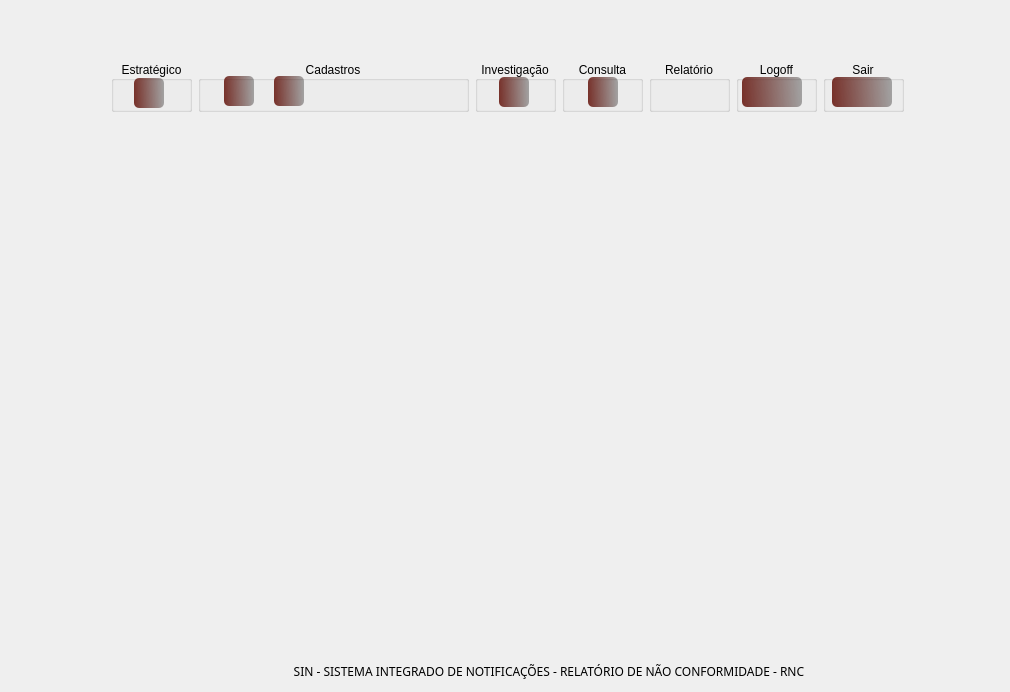
     <widget class="QWidget" name="page_8">
      <widget class="QWidget" name="layoutWidget">
       <property name="geometry">
        <rect>
         <x>111</x>
         <y>60</y>
         <width>795</width>
         <height>53</height>
        </rect>
       </property>
       <layout class="QHBoxLayout" name="horizontalLayout_30">
        <item>
         <widget class="QGroupBox" name="groupBox_129">
          <property name="minimumSize">
           <size>
            <width>81</width>
            <height>51</height>
           </size>
          </property>
          <property name="maximumSize">
           <size>
            <width>81</width>
            <height>51</height>
           </size>
          </property>
          <property name="title">
           <string>Estratégico</string>
          </property>
          <property name="alignment">
           <set>Qt::AlignCenter</set>
          </property>
          <widget class="QPushButton" name="btn_dashboard_rnc">
           <property name="enabled">
            <bool>true</bool>
           </property>
           <property name="geometry">
            <rect>
             <x>23</x>
             <y>17</y>
             <width>30</width>
             <height>30</height>
            </rect>
           </property>
           <property name="minimumSize">
            <size>
             <width>30</width>
             <height>30</height>
            </size>
           </property>
           <property name="maximumSize">
            <size>
             <width>30</width>
             <height>30</height>
            </size>
           </property>
           <property name="font">
            <font>
             <family>Reem Kufi</family>
             <bold>false</bold>
            </font>
           </property>
           <property name="toolTip">
            <string>&lt;html&gt;&lt;head/&gt;&lt;body&gt;&lt;p align=&quot;center&quot;&gt;&lt;span style=&quot; font-size:7pt;&quot;&gt;GERENCIAMENTO DE INFORMAÇÕES&lt;/span&gt;&lt;/p&gt;&lt;/body&gt;&lt;/html&gt;</string>
           </property>
           <property name="statusTip">
            <string/>
           </property>
           <property name="styleSheet">
            <string notr="true">QPushButton#btn_dashboard_rnc{
	background-color: qlineargradient(spread:pad, x1:0, y1:0.505682, x2:1, y2:0.477, stop:0 rgba(100, 19,11, 219), stop:1 rgba(0, 0, 0, 80));
	color:rgba(255, 255, 255, 210);
	border-radius: 5px;
}
QPushButton#btn_dashboard_rnc:hover{
	background-color: qlineargradient(spread:pad, x1:0, y1:0.505682,x2:1,y2:0.477, stop:0 rgba(150, 123, 111, 219), stop:1 rgba(85, 81, 84, 226));
}
QPushButton#btn_dashboard_rnc:pressed{
	padding-left:5px;
	padding -top:5px;
	background-color:rgba(150, 123, 111, 255);
}</string>
           </property>
           <property name="text">
            <string extracomment="Dashboard"/>
           </property>
           <property name="icon">
            <iconset resource="../FNEA/image/Icones/Outros.qrc">
             <normaloff>:/Imagem/dashboard (1).png</normaloff>:/Imagem/dashboard (1).png</iconset>
           </property>
           <property name="iconSize">
            <size>
             <width>24</width>
             <height>24</height>
            </size>
           </property>
          </widget>
         </widget>
        </item>
        <item>
         <widget class="QGroupBox" name="groupBox_123">
          <property name="minimumSize">
           <size>
            <width>271</width>
            <height>51</height>
           </size>
          </property>
          <property name="maximumSize">
           <size>
            <width>271</width>
            <height>51</height>
           </size>
          </property>
          <property name="title">
           <string>Cadastros</string>
          </property>
          <property name="alignment">
           <set>Qt::AlignCenter</set>
          </property>
          <widget class="QPushButton" name="btn_rnc_2">
           <property name="enabled">
            <bool>true</bool>
           </property>
           <property name="geometry">
            <rect>
             <x>26</x>
             <y>15</y>
             <width>30</width>
             <height>30</height>
            </rect>
           </property>
           <property name="minimumSize">
            <size>
             <width>30</width>
             <height>30</height>
            </size>
           </property>
           <property name="maximumSize">
            <size>
             <width>30</width>
             <height>30</height>
            </size>
           </property>
           <property name="font">
            <font>
             <family>Reem Kufi</family>
             <pointsize>8</pointsize>
             <bold>false</bold>
            </font>
           </property>
           <property name="toolTip">
            <string>&lt;html&gt;&lt;head/&gt;&lt;body&gt;&lt;p align=&quot;center&quot;&gt;&lt;span style=&quot; font-size:7pt;&quot;&gt;FORMULÁRIO DE NOTIFICAÇÃO&lt;/span&gt;&lt;/p&gt;&lt;/body&gt;&lt;/html&gt;</string>
           </property>
           <property name="styleSheet">
            <string notr="true">QPushButton#btn_rnc_2{
	background-color: qlineargradient(spread:pad, x1:0, y1:0.505682, x2:1, y2:0.477, stop:0 rgba(100, 19,11, 219), stop:1 rgba(0, 0, 0, 80));
	color:rgba(255, 255, 255, 210);
	border-radius: 5px;
}
QPushButton#btn_rnc_2:hover{
	background-color: qlineargradient(spread:pad, x1:0, y1:0.505682,x2:1,y2:0.477, stop:0 rgba(150, 123, 111, 219), stop:1 rgba(85, 81, 84, 226));
}
QPushButton#btn_rnc_2:pressed{
	padding-left:5px;
	padding -top:5px;
	background-color:rgba(150, 123, 111, 255);
}</string>
           </property>
           <property name="text">
            <string/>
           </property>
           <property name="icon">
            <iconset resource="../FNEA/image/Icones/Outros.qrc">
             <normaloff>:/Imagem/registro-online.png</normaloff>:/Imagem/registro-online.png</iconset>
           </property>
           <property name="iconSize">
            <size>
             <width>24</width>
             <height>24</height>
            </size>
           </property>
          </widget>
          <widget class="QPushButton" name="btn_user_rnc">
           <property name="enabled">
            <bool>true</bool>
           </property>
           <property name="geometry">
            <rect>
             <x>76</x>
             <y>15</y>
             <width>30</width>
             <height>30</height>
            </rect>
           </property>
           <property name="minimumSize">
            <size>
             <width>30</width>
             <height>30</height>
            </size>
           </property>
           <property name="maximumSize">
            <size>
             <width>30</width>
             <height>30</height>
            </size>
           </property>
           <property name="font">
            <font>
             <family>Reem Kufi</family>
             <pointsize>8</pointsize>
             <bold>false</bold>
            </font>
           </property>
           <property name="styleSheet">
            <string notr="true">QPushButton#btn_user_rnc{
	background-color: qlineargradient(spread:pad, x1:0, y1:0.505682, x2:1, y2:0.477, stop:0 rgba(100, 19,11, 219), stop:1 rgba(0, 0, 0, 80));
	color:rgba(255, 255, 255, 210);
	border-radius: 5px;
}
QPushButton#btn_user_rnc:hover{
	background-color: qlineargradient(spread:pad, x1:0, y1:0.505682,x2:1,y2:0.477, stop:0 rgba(150, 123, 111, 219), stop:1 rgba(85, 81, 84, 226));
}
QPushButton#btn_user_rnc:pressed{
	padding-left:5px;
	padding -top:5px;
	background-color:rgba(150, 123, 111, 255);
}</string>
           </property>
           <property name="text">
            <string/>
           </property>
           <property name="icon">
            <iconset resource="../FNEA/image/Icones/Outros.qrc">
             <normaloff>:/Imagem/password.png</normaloff>:/Imagem/password.png</iconset>
           </property>
           <property name="iconSize">
            <size>
             <width>24</width>
             <height>24</height>
            </size>
           </property>
          </widget>
         </widget>
        </item>
        <item>
         <widget class="QGroupBox" name="groupBox_124">
          <property name="minimumSize">
           <size>
            <width>81</width>
            <height>51</height>
           </size>
          </property>
          <property name="maximumSize">
           <size>
            <width>81</width>
            <height>51</height>
           </size>
          </property>
          <property name="title">
           <string>Investigação</string>
          </property>
          <property name="alignment">
           <set>Qt::AlignCenter</set>
          </property>
          <widget class="QPushButton" name="btn_tratativa">
           <property name="enabled">
            <bool>true</bool>
           </property>
           <property name="geometry">
            <rect>
             <x>24</x>
             <y>16</y>
             <width>30</width>
             <height>30</height>
            </rect>
           </property>
           <property name="minimumSize">
            <size>
             <width>30</width>
             <height>30</height>
            </size>
           </property>
           <property name="maximumSize">
            <size>
             <width>30</width>
             <height>30</height>
            </size>
           </property>
           <property name="font">
            <font>
             <family>Reem Kufi</family>
             <pointsize>8</pointsize>
             <bold>false</bold>
            </font>
           </property>
           <property name="toolTip">
            <string>&lt;html&gt;&lt;head/&gt;&lt;body&gt;&lt;p align=&quot;center&quot;&gt;&lt;span style=&quot; font-size:7pt;&quot;&gt;FORMULÁRIO DE INVESTIGAÇÃO&lt;/span&gt;&lt;/p&gt;&lt;/body&gt;&lt;/html&gt;</string>
           </property>
           <property name="styleSheet">
            <string notr="true">QPushButton#btn_tratativa{
	background-color: qlineargradient(spread:pad, x1:0, y1:0.505682, x2:1, y2:0.477, stop:0 rgba(100, 19,11, 219), stop:1 rgba(0, 0, 0, 80));
	color:rgba(255, 255, 255, 210);
	border-radius: 5px;
}
QPushButton#btn_tratativa:hover{
	background-color: qlineargradient(spread:pad, x1:0, y1:0.505682,x2:1,y2:0.477, stop:0 rgba(150, 123, 111, 219), stop:1 rgba(85, 81, 84, 226));
}
QPushButton#btn_tratativa:pressed{
	padding-left:5px;
	padding -top:5px;
	background-color:rgba(150, 123, 111, 255);
}</string>
           </property>
           <property name="text">
            <string/>
           </property>
           <property name="icon">
            <iconset resource="../FNEA/image/Icones/Outros.qrc">
             <normaloff>:/Imagem/investigacao.png</normaloff>:/Imagem/investigacao.png</iconset>
           </property>
           <property name="iconSize">
            <size>
             <width>24</width>
             <height>24</height>
            </size>
           </property>
           <property name="default">
            <bool>false</bool>
           </property>
          </widget>
         </widget>
        </item>
        <item>
         <widget class="QGroupBox" name="groupBox_127">
          <property name="minimumSize">
           <size>
            <width>81</width>
            <height>51</height>
           </size>
          </property>
          <property name="maximumSize">
           <size>
            <width>81</width>
            <height>51</height>
           </size>
          </property>
          <property name="title">
           <string>Consulta</string>
          </property>
          <property name="alignment">
           <set>Qt::AlignCenter</set>
          </property>
          <widget class="QPushButton" name="btn_consultar_2">
           <property name="enabled">
            <bool>true</bool>
           </property>
           <property name="geometry">
            <rect>
             <x>26</x>
             <y>16</y>
             <width>30</width>
             <height>30</height>
            </rect>
           </property>
           <property name="minimumSize">
            <size>
             <width>30</width>
             <height>30</height>
            </size>
           </property>
           <property name="maximumSize">
            <size>
             <width>30</width>
             <height>30</height>
            </size>
           </property>
           <property name="font">
            <font>
             <family>Reem Kufi</family>
             <pointsize>8</pointsize>
             <bold>false</bold>
            </font>
           </property>
           <property name="toolTip">
            <string>&lt;html&gt;&lt;head/&gt;&lt;body&gt;&lt;p align=&quot;center&quot;&gt;&lt;span style=&quot; font-size:7pt;&quot;&gt;CONSULTA DE NOTIFICAÇÃO&lt;/span&gt;&lt;/p&gt;&lt;/body&gt;&lt;/html&gt;</string>
           </property>
           <property name="styleSheet">
            <string notr="true">QPushButton#btn_consultar_2{
	background-color: qlineargradient(spread:pad, x1:0, y1:0.505682, x2:1, y2:0.477, stop:0 rgba(100, 19,11, 219), stop:1 rgba(0, 0, 0, 80));
	color:rgba(255, 255, 255, 210);
	border-radius: 5px;
}
QPushButton#btn_consultar_2:hover{
	background-color: qlineargradient(spread:pad, x1:0, y1:0.505682,x2:1,y2:0.477, stop:0 rgba(150, 123, 111, 219), stop:1 rgba(85, 81, 84, 226));
}
QPushButton#btn_consultar_2:pressed{
	padding-left:5px;
	padding -top:5px;
	background-color:rgba(150, 123, 111, 255);
}</string>
           </property>
           <property name="text">
            <string/>
           </property>
           <property name="icon">
            <iconset resource="../FNEA/image/Icones/Outros.qrc">
             <normaloff>:/Imagem/pesquisa-de-dados (1).png</normaloff>:/Imagem/pesquisa-de-dados (1).png</iconset>
           </property>
           <property name="iconSize">
            <size>
             <width>24</width>
             <height>24</height>
            </size>
           </property>
          </widget>
         </widget>
        </item>
        <item>
         <widget class="QGroupBox" name="groupBox_125">
          <property name="minimumSize">
           <size>
            <width>81</width>
            <height>51</height>
           </size>
          </property>
          <property name="maximumSize">
           <size>
            <width>81</width>
            <height>51</height>
           </size>
          </property>
          <property name="title">
           <string>Relatório</string>
          </property>
          <property name="alignment">
           <set>Qt::AlignCenter</set>
          </property>
         </widget>
        </item>
        <item>
         <widget class="QGroupBox" name="groupBox_128">
          <property name="minimumSize">
           <size>
            <width>81</width>
            <height>51</height>
           </size>
          </property>
          <property name="maximumSize">
           <size>
            <width>81</width>
            <height>51</height>
           </size>
          </property>
          <property name="title">
           <string>Logoff</string>
          </property>
          <property name="alignment">
           <set>Qt::AlignCenter</set>
          </property>
          <widget class="QPushButton" name="btn_logoff_rnc">
           <property name="geometry">
            <rect>
             <x>6</x>
             <y>16</y>
             <width>60</width>
             <height>30</height>
            </rect>
           </property>
           <property name="minimumSize">
            <size>
             <width>60</width>
             <height>30</height>
            </size>
           </property>
           <property name="maximumSize">
            <size>
             <width>60</width>
             <height>30</height>
            </size>
           </property>
           <property name="font">
            <font>
             <family>Reem Kufi</family>
             <pointsize>8</pointsize>
             <bold>false</bold>
            </font>
           </property>
           <property name="styleSheet">
            <string notr="true">QPushButton#btn_logoff_rnc{
	background-color: qlineargradient(spread:pad, x1:0, y1:0.505682, x2:1, y2:0.477, stop:0 rgba(100, 19,11, 219), stop:1 rgba(0, 0, 0, 80));
	color:rgba(255, 255, 255, 210);
	border-radius: 5px;
}
QPushButton#btn_logoff_rnc:hover{
	background-color: qlineargradient(spread:pad, x1:0, y1:0.505682,x2:1,y2:0.477, stop:0 rgba(150, 123, 111, 219), stop:1 rgba(85, 81, 84, 226));
}
QPushButton#btn_logoff_rnc:pressed{
	padding-left:5px;
	padding -top:5px;
	background-color:rgba(150, 123, 111, 255);
}</string>
           </property>
           <property name="text">
            <string/>
           </property>
           <property name="icon">
            <iconset resource="../FNEA/image/Icones/Outros.qrc">
             <normaloff>:/Imagem/check-out.png</normaloff>:/Imagem/check-out.png</iconset>
           </property>
           <property name="iconSize">
            <size>
             <width>24</width>
             <height>24</height>
            </size>
           </property>
          </widget>
         </widget>
        </item>
        <item>
         <widget class="QGroupBox" name="groupBox_126">
          <property name="minimumSize">
           <size>
            <width>81</width>
            <height>51</height>
           </size>
          </property>
          <property name="maximumSize">
           <size>
            <width>81</width>
            <height>51</height>
           </size>
          </property>
          <property name="title">
           <string>Sair</string>
          </property>
          <property name="alignment">
           <set>Qt::AlignCenter</set>
          </property>
          <widget class="QPushButton" name="btn_sairApp_2">
           <property name="geometry">
            <rect>
             <x>9</x>
             <y>16</y>
             <width>60</width>
             <height>30</height>
            </rect>
           </property>
           <property name="minimumSize">
            <size>
             <width>60</width>
             <height>30</height>
            </size>
           </property>
           <property name="maximumSize">
            <size>
             <width>60</width>
             <height>30</height>
            </size>
           </property>
           <property name="font">
            <font>
             <family>Reem Kufi</family>
             <pointsize>8</pointsize>
             <bold>false</bold>
            </font>
           </property>
           <property name="styleSheet">
            <string notr="true">QPushButton#btn_sairApp_2{
	background-color: qlineargradient(spread:pad, x1:0, y1:0.505682, x2:1, y2:0.477, stop:0 rgba(100, 19,11, 219), stop:1 rgba(0, 0, 0, 80));
	color:rgba(255, 255, 255, 210);
	border-radius: 5px;
}
QPushButton#btn_sairApp_2:hover{
	background-color: qlineargradient(spread:pad, x1:0, y1:0.505682,x2:1,y2:0.477, stop:0 rgba(150, 123, 111, 219), stop:1 rgba(85, 81, 84, 226));
}
QPushButton#btn_sairApp_2:pressed{
	padding-left:5px;
	padding -top:5px;
	background-color:rgba(150, 123, 111, 255);
}</string>
           </property>
           <property name="text">
            <string/>
           </property>
           <property name="icon">
            <iconset resource="../FNEA/image/Icones/Outros.qrc">
             <normaloff>:/Imagem/remover (1).png</normaloff>:/Imagem/remover (1).png</iconset>
           </property>
           <property name="iconSize">
            <size>
             <width>24</width>
             <height>24</height>
            </size>
           </property>
          </widget>
         </widget>
        </item>
       </layout>
      </widget>
      <widget class="QLabel" name="label_25">
       <property name="geometry">
        <rect>
         <x>140</x>
         <y>140</y>
         <width>741</width>
         <height>481</height>
        </rect>
       </property>
       <property name="styleSheet">
        <string notr="true">image: url(:/Imagem/Dia-da-Qualidadecorte (1).png);</string>
       </property>
       <property name="text">
        <string/>
       </property>
      </widget>
      <widget class="QLabel" name="label_91">
       <property name="geometry">
        <rect>
         <x>100</x>
         <y>660</y>
         <width>901</width>
         <height>23</height>
        </rect>
       </property>
       <property name="font">
        <font>
         <family>Reem Kufi</family>
        </font>
       </property>
       <property name="styleSheet">
        <string notr="true">color: rgb(0,0,0);</string>
       </property>
       <property name="text">
        <string>SIN - SISTEMA INTEGRADO DE NOTIFICAÇÕES - RELATÓRIO DE NÃO CONFORMIDADE - RNC </string>
       </property>
       <property name="alignment">
        <set>Qt::AlignCenter</set>
       </property>
      </widget>
     </widget>
